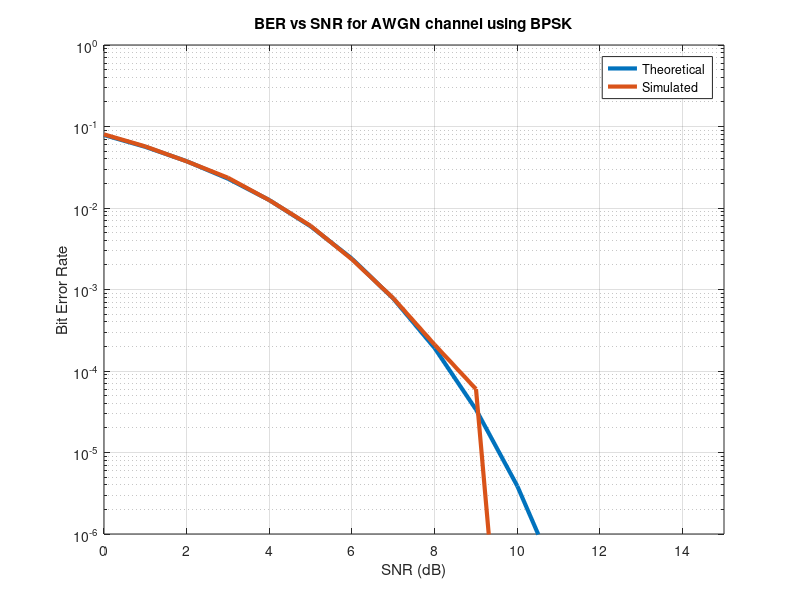

Here is the MATLAB script that generated this plot:
clc;
clear all;
close all;

N = 1e5;

% Random bit generation
input = rand(1,N) > 0.5;

% BPSK mapping (0->-1, 1->+1)
input_bpsk = (2*input) - 1;

SNRdb = 0:15;
SNR = 10.^(SNRdb/10);

% Theoretical BER
BER_theory = 0.5*erfc(sqrt(SNR));

figure;
semilogy(SNRdb, BER_theory,'linewidth',3);
hold on;

% Simulation
for z = 1:length(SNR)

    noise = randn(1,N);
    y = input_bpsk + noise./sqrt(2*SNR(z));

    rec_op = y > 0;

    err(z) = sum(input ~= rec_op);
end

BER_sim = err./N;

% Avoid log(0)
BER_sim = max(BER_sim,1e-10);

semilogy(SNRdb, BER_sim,'linewidth',3);

title('BER vs SNR for AWGN channel using BPSK');
xlabel('SNR (dB)');
ylabel('Bit Error Rate');
legend('Theoretical','Simulated');
axis([0 15 1e-6 1]);
grid on;

% Example BER value
SNR = 10;
BER = 0.5*erfc(sqrt(SNR));
fprintf('\nBER = %f\n', BER);
